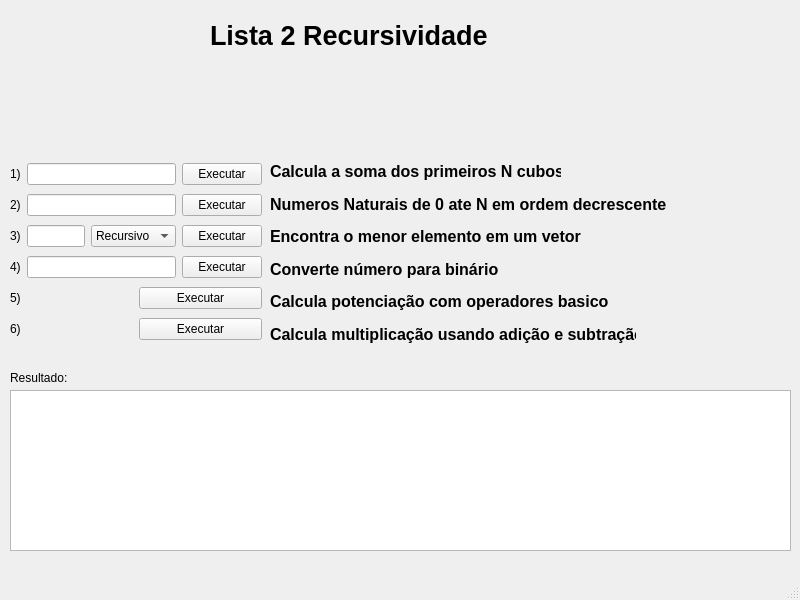
<?xml version="1.0" encoding="UTF-8"?>
<ui version="4.0">
 <class>MainWindow</class>
 <widget class="QMainWindow" name="MainWindow">
  <property name="geometry">
   <rect>
    <x>0</x>
    <y>0</y>
    <width>800</width>
    <height>600</height>
   </rect>
  </property>
  <property name="windowTitle">
   <string>MainWindow</string>
  </property>
  <widget class="QWidget" name="centralwidget">
   <widget class="QTextEdit" name="saida">
    <property name="geometry">
     <rect>
      <x>10</x>
      <y>390</y>
      <width>781</width>
      <height>161</height>
     </rect>
    </property>
    <property name="readOnly">
     <bool>true</bool>
    </property>
   </widget>
   <widget class="QLabel" name="label_7">
    <property name="geometry">
     <rect>
      <x>10</x>
      <y>370</y>
      <width>71</width>
      <height>16</height>
     </rect>
    </property>
    <property name="text">
     <string>Resultado:</string>
    </property>
   </widget>
   <widget class="QLabel" name="label_8">
    <property name="geometry">
     <rect>
      <x>210</x>
      <y>0</y>
      <width>281</width>
      <height>71</height>
     </rect>
    </property>
    <property name="text">
     <string>&lt;html&gt;&lt;head/&gt;&lt;body&gt;&lt;p&gt;&lt;span style=&quot; font-size:20pt; font-weight:700;&quot;&gt;Lista 2 Recursividade&lt;/span&gt;&lt;/p&gt;&lt;/body&gt;&lt;/html&gt;</string>
    </property>
   </widget>
   <widget class="QWidget" name="layoutWidget">
    <property name="geometry">
     <rect>
      <x>10</x>
      <y>160</y>
      <width>252</width>
      <height>188</height>
     </rect>
    </property>
    <layout class="QVBoxLayout" name="verticalLayout">
     <item>
      <layout class="QHBoxLayout" name="horizontalLayout">
       <item>
        <widget class="QLabel" name="label">
         <property name="text">
          <string>1)</string>
         </property>
        </widget>
       </item>
       <item>
        <widget class="QLineEdit" name="valor"/>
       </item>
       <item>
        <widget class="QPushButton" name="executar">
         <property name="cursor">
          <cursorShape>PointingHandCursor</cursorShape>
         </property>
         <property name="text">
          <string>Executar</string>
         </property>
        </widget>
       </item>
      </layout>
     </item>
     <item>
      <layout class="QHBoxLayout" name="horizontalLayout_2">
       <item>
        <widget class="QLabel" name="label_2">
         <property name="text">
          <string>2)</string>
         </property>
        </widget>
       </item>
       <item>
        <widget class="QLineEdit" name="valor2"/>
       </item>
       <item>
        <widget class="QPushButton" name="executar_2">
         <property name="cursor">
          <cursorShape>PointingHandCursor</cursorShape>
         </property>
         <property name="text">
          <string>Executar</string>
         </property>
        </widget>
       </item>
      </layout>
     </item>
     <item>
      <layout class="QHBoxLayout" name="horizontalLayout_3">
       <item>
        <widget class="QLabel" name="label_3">
         <property name="text">
          <string>3)</string>
         </property>
        </widget>
       </item>
       <item>
        <widget class="QLineEdit" name="valor3"/>
       </item>
       <item>
        <widget class="QComboBox" name="comboBox">
         <property name="cursor">
          <cursorShape>PointingHandCursor</cursorShape>
         </property>
         <property name="autoFillBackground">
          <bool>true</bool>
         </property>
         <item>
          <property name="text">
           <string>Recursivo</string>
          </property>
         </item>
         <item>
          <property name="text">
           <string>Iterativo</string>
          </property>
         </item>
        </widget>
       </item>
       <item>
        <widget class="QPushButton" name="executar_3">
         <property name="cursor">
          <cursorShape>PointingHandCursor</cursorShape>
         </property>
         <property name="text">
          <string>Executar</string>
         </property>
        </widget>
       </item>
      </layout>
     </item>
     <item>
      <layout class="QHBoxLayout" name="horizontalLayout_4">
       <item>
        <widget class="QLabel" name="label_4">
         <property name="text">
          <string>4)</string>
         </property>
        </widget>
       </item>
       <item>
        <widget class="QLineEdit" name="valor4"/>
       </item>
       <item>
        <widget class="QPushButton" name="executar_4">
         <property name="cursor">
          <cursorShape>PointingHandCursor</cursorShape>
         </property>
         <property name="text">
          <string>Executar</string>
         </property>
        </widget>
       </item>
      </layout>
     </item>
     <item>
      <layout class="QHBoxLayout" name="horizontalLayout_5">
       <item>
        <widget class="QLabel" name="label_5">
         <property name="text">
          <string>5)</string>
         </property>
        </widget>
       </item>
       <item>
        <widget class="QPushButton" name="executar_5">
         <property name="cursor">
          <cursorShape>PointingHandCursor</cursorShape>
         </property>
         <property name="text">
          <string>Executar</string>
         </property>
        </widget>
       </item>
      </layout>
     </item>
     <item>
      <layout class="QHBoxLayout" name="horizontalLayout_6">
       <item>
        <widget class="QLabel" name="label_6">
         <property name="text">
          <string>6)</string>
         </property>
        </widget>
       </item>
       <item>
        <widget class="QPushButton" name="executar_6">
         <property name="cursor">
          <cursorShape>PointingHandCursor</cursorShape>
         </property>
         <property name="text">
          <string>Executar</string>
         </property>
        </widget>
       </item>
      </layout>
     </item>
    </layout>
   </widget>
   <widget class="QLabel" name="label_9">
    <property name="geometry">
     <rect>
      <x>270</x>
      <y>162</y>
      <width>291</width>
      <height>19</height>
     </rect>
    </property>
    <property name="text">
     <string>&lt;html&gt;&lt;head/&gt;&lt;body&gt;&lt;p&gt;&lt;span style=&quot; font-size:12pt; font-weight:700;&quot;&gt;Calcula a soma dos primeiros N cubos&lt;/span&gt;&lt;/p&gt;&lt;/body&gt;&lt;/html&gt;</string>
    </property>
   </widget>
   <widget class="QLabel" name="label_10">
    <property name="geometry">
     <rect>
      <x>270</x>
      <y>195</y>
      <width>396</width>
      <height>19</height>
     </rect>
    </property>
    <property name="text">
     <string>&lt;html&gt;&lt;head/&gt;&lt;body&gt;&lt;p&gt;&lt;span style=&quot; font-size:12pt; font-weight:700;&quot;&gt; Numeros Naturais de 0 ate N em ordem decrescente&lt;/span&gt;&lt;/p&gt;&lt;/body&gt;&lt;/html&gt;</string>
    </property>
   </widget>
   <widget class="QLabel" name="label_11">
    <property name="geometry">
     <rect>
      <x>270</x>
      <y>227</y>
      <width>321</width>
      <height>19</height>
     </rect>
    </property>
    <property name="text">
     <string>&lt;html&gt;&lt;head/&gt;&lt;body&gt;&lt;p&gt;&lt;span style=&quot; font-size:12pt; font-weight:700;&quot;&gt;Encontra o menor elemento em um vetor&lt;/span&gt;&lt;/p&gt;&lt;/body&gt;&lt;/html&gt;</string>
    </property>
   </widget>
   <widget class="QLabel" name="label_12">
    <property name="geometry">
     <rect>
      <x>270</x>
      <y>260</y>
      <width>228</width>
      <height>19</height>
     </rect>
    </property>
    <property name="text">
     <string>&lt;html&gt;&lt;head/&gt;&lt;body&gt;&lt;p&gt;&lt;span style=&quot; font-size:12pt; font-weight:700;&quot;&gt;Converte número para binário&lt;/span&gt;&lt;/p&gt;&lt;/body&gt;&lt;/html&gt;</string>
    </property>
   </widget>
   <widget class="QLabel" name="label_13">
    <property name="geometry">
     <rect>
      <x>270</x>
      <y>292</y>
      <width>338</width>
      <height>19</height>
     </rect>
    </property>
    <property name="text">
     <string>&lt;html&gt;&lt;head/&gt;&lt;body&gt;&lt;p&gt;&lt;span style=&quot; font-size:12pt; font-weight:700;&quot;&gt;Calcula potenciação com operadores basicos&lt;/span&gt;&lt;/p&gt;&lt;/body&gt;&lt;/html&gt;</string>
    </property>
   </widget>
   <widget class="QLabel" name="label_14">
    <property name="geometry">
     <rect>
      <x>270</x>
      <y>325</y>
      <width>366</width>
      <height>19</height>
     </rect>
    </property>
    <property name="text">
     <string>&lt;html&gt;&lt;head/&gt;&lt;body&gt;&lt;p&gt;&lt;span style=&quot; font-size:12pt; font-weight:700;&quot;&gt;Calcula multiplicação usando adição e subtração&lt;/span&gt;&lt;/p&gt;&lt;/body&gt;&lt;/html&gt;</string>
    </property>
   </widget>
  </widget>
  <widget class="QMenuBar" name="menubar">
   <property name="geometry">
    <rect>
     <x>0</x>
     <y>0</y>
     <width>800</width>
     <height>20</height>
    </rect>
   </property>
  </widget>
  <widget class="QStatusBar" name="statusbar"/>
 </widget>
 <resources/>
 <connections/>
</ui>
